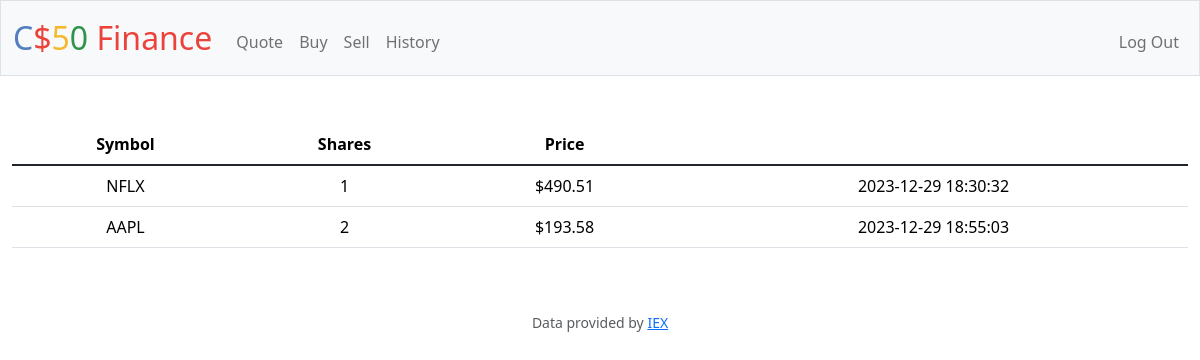
Screenshot of /history (signed in) with the database file from the repository.
### tables this page shows
CREATE TABLE 'transactions' ('id ' INTEGER PRIMARY KEY AUTOINCREMENT NOT NULL, 'user_id' INTEGER,'symbol' TEXT, 'shares' INTEGER, 'price' REAL, 'date' DATETIME);

### app.py (the view)
@app.route("/history")
@login_required
def history():
    user_id = session["user_id"]
    transactions_db = db.execute(
        "SELECT * FROM transactions WHERE user_id =:id", id=user_id
    )
    return render_template("history.html", transactions=transactions_db)

### app.py (called while the page is built)
@app.after_request
def after_request(response):
    response.headers["Cache-Control"] = "no-cache, no-store, must-revalidate"
    response.headers["Expires"] = 0
    response.headers["Pragma"] = "no-cache"
    return response

### helpers.py (called while the page is built)
def login_required(f):
    @wraps(f)
    def decorated_function(*args, **kwargs):
        if session.get("user_id") is None:
            return redirect("/login")
        return f(*args, **kwargs)
    return decorated_function

### templates/history.html (shortened to what this page needs)
{% extends "layout.html" %}
{% block main %}
<table class="table">
    <thead>
        <tr>
            <th scope="col">Symbol</th>
            <th scope="col">Shares</th>
            <th scope="col">Price</th>
            <th scope="col"></th>
        </tr>
    </thead>
    <tbody>
        {% for row in transactions %}
        <tr>
            <td>{{row["symbol"]}}</td>
            <td>{{row["shares"]}}</td>
            <td>${{row["price"]}}</td>
            <td>{{row["date"]}}</td>
        </tr>
        {% endfor %}
    </tbody>
</table>
{% endblock %}

### rows the page displays
transactions: symbol "NFLX", shares "1", price "490.51", date "2023-12-29 18:30:32"
transactions: symbol "AAPL", shares "2", price "193.58", date "2023-12-29 18:55:03"
